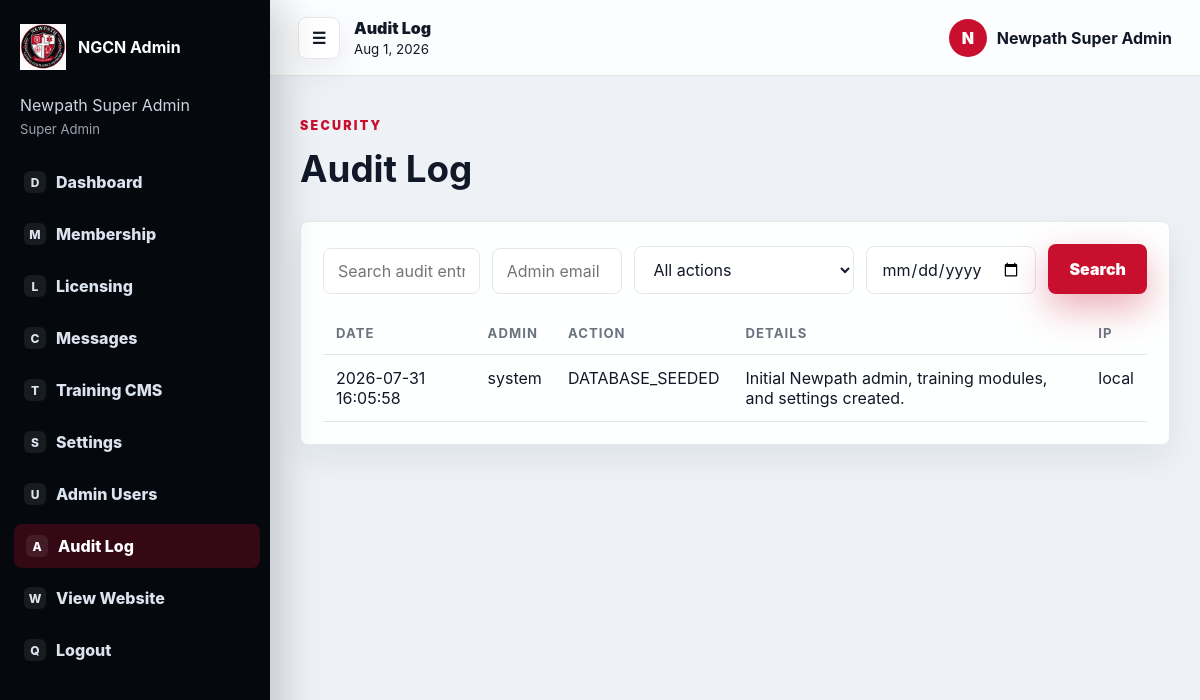
The page /admin/audit.php (signed in) on the database its author committed.
### tables this page shows
CREATE TABLE audit_log (
  id INT UNSIGNED AUTO_INCREMENT PRIMARY KEY,
  admin_email VARCHAR(190) NOT NULL,
  action VARCHAR(120) NOT NULL,
  details TEXT,
  ip_address VARCHAR(80) NOT NULL,
  created_at DATETIME NOT NULL,
  INDEX idx_audit_created (created_at),
  INDEX idx_audit_admin (admin_email)
);

### includes/bootstrap.php (called while the page is built, shortened)
<?php
function env_value(string $key, ?string $default = null): ?string
{
    $value = $_ENV[$key] ?? getenv($key);
    return $value === false || $value === null || $value === '' ? $default : (string)$value;
}
function db(): PDO
{
    static $pdo = null;
    if ($pdo instanceof PDO) {
        return $pdo;
    }
    $host = env_value('DB_HOST', '127.0.0.1');
    $port = env_value('DB_PORT', '3306');
    $name = env_value('DB_NAME', 'newpath_chaplaincy');
    $user = env_value('DB_USER', 'root');
    $pass = env_value('DB_PASS', '');
    $dsn = "mysql:host={$host};port={$port};dbname={$name};charset=utf8mb4";
    $pdo = new PDO($dsn, $user, $pass, [
        PDO::ATTR_ERRMODE => PDO::ERRMODE_EXCEPTION,
        PDO::ATTR_DEFAULT_FETCH_MODE => PDO::FETCH_ASSOC,
        PDO::ATTR_EMULATE_PREPARES => false,
    ]);
    return $pdo;
}
function h($value): string
{
    return htmlspecialchars((string)$value, ENT_QUOTES, 'UTF-8');
}
?>

### admin/audit.php (the view, shortened to what this page needs)
<?php
require_once __DIR__ . '/auth.php';
$q=trim($_GET['q']??''); $action=trim($_GET['action']??''); $admin=trim($_GET['admin']??''); $date=trim($_GET['date']??''); $page=max(1,(int)($_GET['page']??1)); $perPage=25; $offset=($page-1)*$perPage; $params=[]; $where=[];
$whereSql=$where?'WHERE '.implode(' AND ',$where):'';
$stmt=db()->prepare("SELECT * FROM audit_log {$whereSql} ORDER BY created_at DESC LIMIT {$perPage} OFFSET {$offset}"); $stmt->execute($params); $rows=$stmt->fetchAll();
?>
<div class="topbar"><div><p class="eyebrow">Security</p><h1>Audit Log</h1></div></div>
<section class="panel"><form class="toolbar audit-toolbar" method="get"><input name="q" value="<?php echo h($q); ?>" placeholder="Search audit entries"><input name="admin" value="<?php echo h($admin); ?>" placeholder="Admin email"><select name="action"><option value="">All actions</option><?php foreach($actions as $a): ?><option value="<?php echo h($a['action']); ?>" <?php echo $action===$a['action']?'selected':''; ?>><?php echo h($a['action']); ?></option><?php endforeach; ?></select><input type="date" name="date" value="<?php echo h($date); ?>"><button class="btn primary">Search</button></form><div class="admin-table-wrap"><table class="admin-table"><thead><tr><th>Date</th><th>Admin</th><th>Action</th><th>Details</th><th>IP</th></tr></thead><tbody><?php if(!$rows): ?><tr><td colspan="5">No audit entries found.</td></tr><?php endif; foreach($rows as $row): ?><tr><td data-label="Date"><?php echo h($row['created_at']); ?></td><td data-label="Admin"><?php echo h($row['admin_email']); ?></td><td data-label="Action"><?php echo h($row['action']); ?></td><td data-label="Details"><?php echo h($row['details']); ?></td><td data-label="IP"><?php echo h($row['ip_address']); ?></td></tr><?php endforeach; ?></tbody></table></div><?php echo pagination_links('audit.php', $page, $pages, ['q'=>$q,'admin'=>$admin,'action'=>$action,'date'=>$date]); ?></section>

### assets/css/styles.css (style rules this page uses)
:root { --red:#c8102e;--dark:#05080d;--ink:#111827;--muted:#6b7280;--line:#e5e7eb;--light:#f7f8fb;--white:#fff;--shadow:0 24px 70px rgba(17,24,39,.16);--soft:0 12px 35px rgba(17,24,39,.08);--radius:8px }
* { box-sizing:border-box }
html { scroll-behavior:smooth }
body { margin:0;font-family:Inter,Segoe UI,Arial,sans-serif;color:var(--ink);background:var(--white);text-rendering:optimizeLegibility }
button,input,select,textarea { font:inherit }
.eyebrow,.section-title p { color:var(--red);font-weight:900;letter-spacing:.18em;text-transform:uppercase;font-size:.78rem }
.btn { display:inline-flex;align-items:center;justify-content:center;gap:8px;border-radius:8px;padding:14px 20px;font-weight:900;border:1px solid transparent;cursor:pointer;transition:transform .2s ease,box-shadow .2s ease,background .2s ease }
.btn.primary { background:var(--red);color:#fff;box-shadow:0 14px 36px rgba(200,16,46,.34) }
.admin-body { background:#eef2f7;color:var(--ink) }
.topbar { display:flex;justify-content:space-between;align-items:center;gap:20px;margin-bottom:24px }
.topbar h1 { margin:4px 0 6px;font-size:2.3rem }
.metric,.panel,.module-card { background:rgba(255,255,255,.94);border:1px solid rgba(229,231,235,.9);border-radius:8px;padding:22px;box-shadow:0 14px 34px rgba(17,24,39,.07);transition:transform .18s ease,box-shadow .18s ease }
.admin-table-wrap { overflow:auto }
.admin-table { width:100%;border-collapse:collapse;min-width:760px }
.admin-table th,.admin-table td { text-align:left;border-bottom:1px solid var(--line);padding:13px;vertical-align:top }
.admin-table tbody tr { transition:background .18s ease,transform .18s ease }
.admin-table th { font-size:.82rem;text-transform:uppercase;letter-spacing:.08em;color:var(--muted) }
.admin-form input,.admin-form select,.admin-form textarea,.toolbar input,.toolbar select { width:100%;padding:12px 14px;border-radius:8px;border:1px solid var(--line);background:#fff;color:var(--ink);outline:none }
.toolbar { display:grid;grid-template-columns:1fr 220px auto;gap:12px;align-items:end;margin-bottom:18px }
.admin-body { overflow-x:hidden }
.admin-table-wrap { max-width:100% }
.audit-toolbar { grid-template-columns:1.2fr 1fr 220px 170px auto }

### rows shown on the page
audit_log: created_at "2026-07-31 16:05:58", admin_email "system", action "DATABASE_SEEDED", details "Initial Newpath admin, training modules, and settings created.", ip_address "local"

### other values the page prints
$_SESSION['admin_name'] "Newpath Super Admin"
current_admin_role() "Super Admin"
$label "Dashboard"
$label "Membership"
$label "Licensing"
$label "Messages"
$label "Training CMS"
$label "Settings"
$label "Admin Users"
$label "Audit Log"
$title "Audit Log"
$initials "N"
